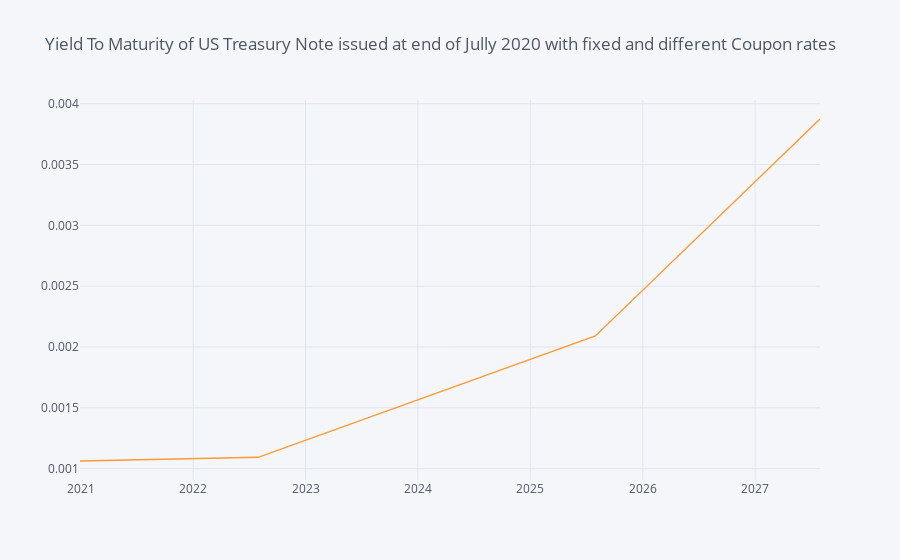

Notebook cell for this chart:
### Markdown cell above
Now we can repeat the above for different US T-Notes with simillar issue dates and different maturing dates. We collect all data-points in a Python dictionary ```container_container``` before tidying it in the ```yc_df``` pandas data-frame below. Remeber though, we've put ourselves in the shooes of an economic agent looking to invest in 'brand new' sovereign Bonds, in Bonds that our agent would buy on issue; such bonds are called [on-the-run sovereign Bonds](https://www.investopedia.com/terms/o/on-the-runtreasuries.asp).

### Code cell
yc_df = DSWS_fixed_and_price_data_collection_and_ytm(
    instruments=["613V2R", "613XGW", "613XGU", "613XG1"],
    fields=["DSCD", "NAME", "ID", "TERM",
            "RV", "C", "CTYP", "RDL"])

# Add cash-flows to our data-frame
cf = []   # ' cf ' for cash flow.
for i in range(len(yc_df)):
    _c = yc_df.iloc[i]["RV"] * yc_df.iloc[i]["C"] / 100  # ' c ' for Coupon payment (in absolute terms).
    _cf = [_c for j in range(int(yc_df.iloc[i]["TERM"] / 0.5))]  # ' cf ' for cash flow.
    _cf[-1] = _cf[-1] + yc_df.iloc[i]["RV"]
    cf.append(_cf)
yc_df["CF"] = cf

yc_df.index = yc_df['RDL']

display(yc_df)
yc_df["YTM"].iplot(title="Yield To Maturity of US Treasury Note issued at end of Jully 2020 with fixed and different Coupon rates")

### Figure 1 — Plotly figure (JSON) as saved in the notebook; plotly's stock layout.template omitted (floating-point values rounded to 4 significant figures)
{"data": [{"line": {"color": "rgba(255, 153, 51, 1.0)", "dash": "solid", "shape": "linear", "width": 1.3}, "mode": "lines", "name": "YTM", "text": "", "type": "scatter", "x": ["2020-12-29", "2022-07-31", "2025-07-31", "2027-07-31"], "y": [0.001063, 0.001093, 0.002091, 0.003875]}], "layout": {"autosize": true, "legend": {"bgcolor": "#F5F6F9", "font": {"color": "#4D5663"}}, "paper_bgcolor": "#F5F6F9", "plot_bgcolor": "#F5F6F9", "title": {"font": {"color": "#4D5663"}, "text": "Yield To Maturity of US Treasury Note issued at end of Jully 2020 with fixed and different Coupon rates"}, "xaxis": {"autorange": true, "gridcolor": "#E1E5ED", "range": ["2020-12-29", "2027-07-31"], "showgrid": true, "tickfont": {"color": "#4D5663"}, "title": {"font": {"color": "#4D5663"}, "text": ""}, "type": "date", "zerolinecolor": "#E1E5ED"}, "yaxis": {"autorange": true, "gridcolor": "#E1E5ED", "range": [0.0009063, 0.004031], "showgrid": true, "tickfont": {"color": "#4D5663"}, "title": {"font": {"color": "#4D5663"}, "text": ""}, "type": "linear", "zerolinecolor": "#E1E5ED"}}}
